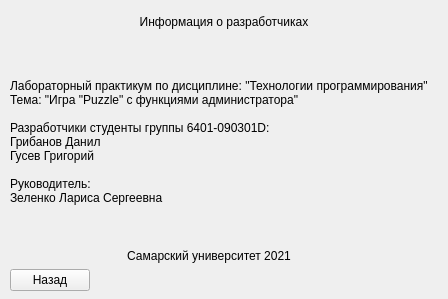
<?xml version="1.0" encoding="UTF-8"?>
<ui version="4.0">
 <class>Form</class>
 <widget class="QWidget" name="Form">
  <property name="geometry">
   <rect>
    <x>0</x>
    <y>0</y>
    <width>448</width>
    <height>299</height>
   </rect>
  </property>
  <property name="windowTitle">
   <string>О разработчиках</string>
  </property>
  <widget class="QWidget" name="gridLayoutWidget">
   <property name="geometry">
    <rect>
     <x>10</x>
     <y>10</y>
     <width>428</width>
     <height>281</height>
    </rect>
   </property>
   <layout class="QGridLayout" name="about_creators_gridLayout">
    <item row="0" column="0" colspan="4">
     <widget class="QLabel" name="label">
      <property name="sizePolicy">
       <sizepolicy hsizetype="Minimum" vsizetype="Minimum">
        <horstretch>0</horstretch>
        <verstretch>0</verstretch>
       </sizepolicy>
      </property>
      <property name="minimumSize">
       <size>
        <width>100</width>
        <height>24</height>
       </size>
      </property>
      <property name="text">
       <string>Информация о разработчиках</string>
      </property>
      <property name="alignment">
       <set>Qt::AlignCenter</set>
      </property>
     </widget>
    </item>
    <item row="3" column="3">
     <spacer name="horizontalSpacer_2">
      <property name="orientation">
       <enum>Qt::Horizontal</enum>
      </property>
      <property name="sizeHint" stdset="0">
       <size>
        <width>40</width>
        <height>20</height>
       </size>
      </property>
     </spacer>
    </item>
    <item row="1" column="0" colspan="4">
     <widget class="QLabel" name="about_creators_label">
      <property name="sizePolicy">
       <sizepolicy hsizetype="Expanding" vsizetype="Expanding">
        <horstretch>0</horstretch>
        <verstretch>0</verstretch>
       </sizepolicy>
      </property>
      <property name="text">
       <string>Лабораторный практикум по дисциплине: &quot;Технологии программирования&quot;
Тема: &quot;Игра &quot;Puzzle&quot; с функциями администратора&quot;

Разработчики cтуденты группы 6401-090301D:
Грибанов Данил
Гусев Григорий

Руководитель:
Зеленко Лариса Сергеевна</string>
      </property>
      <property name="wordWrap">
       <bool>true</bool>
      </property>
     </widget>
    </item>
    <item row="3" column="1">
     <spacer name="horizontalSpacer_3">
      <property name="orientation">
       <enum>Qt::Horizontal</enum>
      </property>
      <property name="sizeHint" stdset="0">
       <size>
        <width>40</width>
        <height>20</height>
       </size>
      </property>
     </spacer>
    </item>
    <item row="3" column="0">
     <widget class="QPushButton" name="back_pushButton">
      <property name="text">
       <string>Назад</string>
      </property>
     </widget>
    </item>
    <item row="3" column="2">
     <spacer name="horizontalSpacer">
      <property name="orientation">
       <enum>Qt::Horizontal</enum>
      </property>
      <property name="sizeHint" stdset="0">
       <size>
        <width>40</width>
        <height>20</height>
       </size>
      </property>
     </spacer>
    </item>
    <item row="2" column="1" colspan="2">
     <widget class="QLabel" name="label_2">
      <property name="text">
       <string>Самарский университет 2021</string>
      </property>
      <property name="alignment">
       <set>Qt::AlignCenter</set>
      </property>
     </widget>
    </item>
   </layout>
  </widget>
 </widget>
 <resources/>
 <connections/>
</ui>
